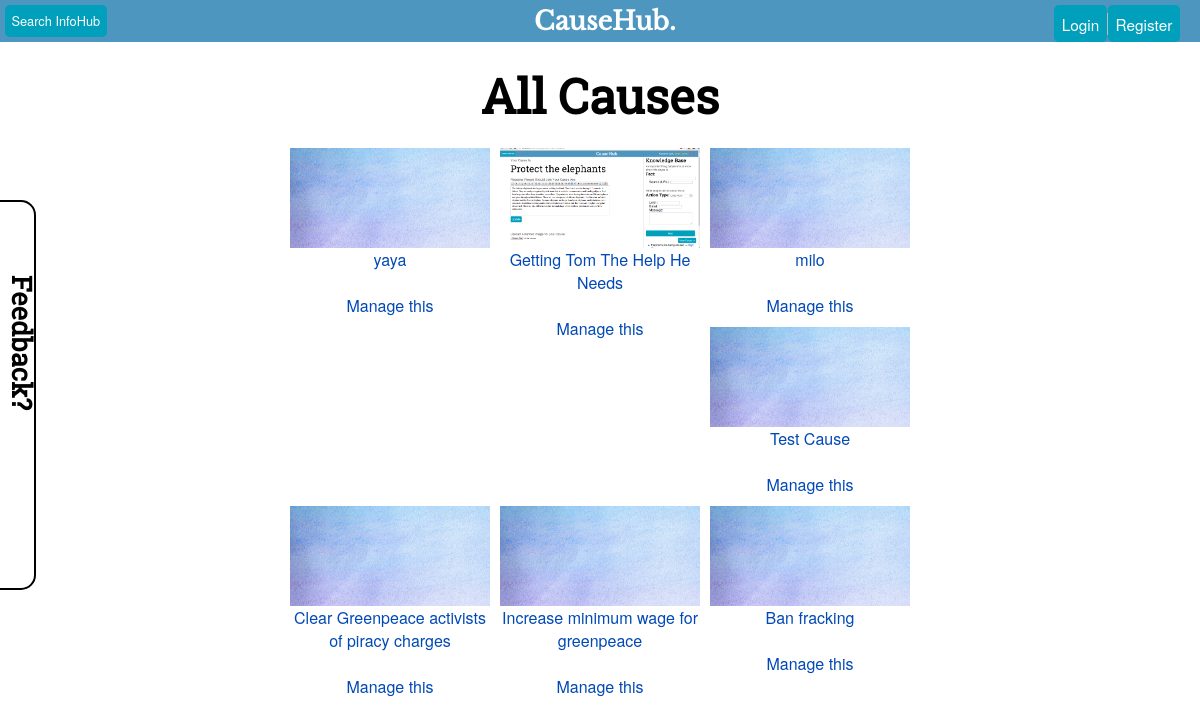
The page /browse/index.php on the database as committed earlier.
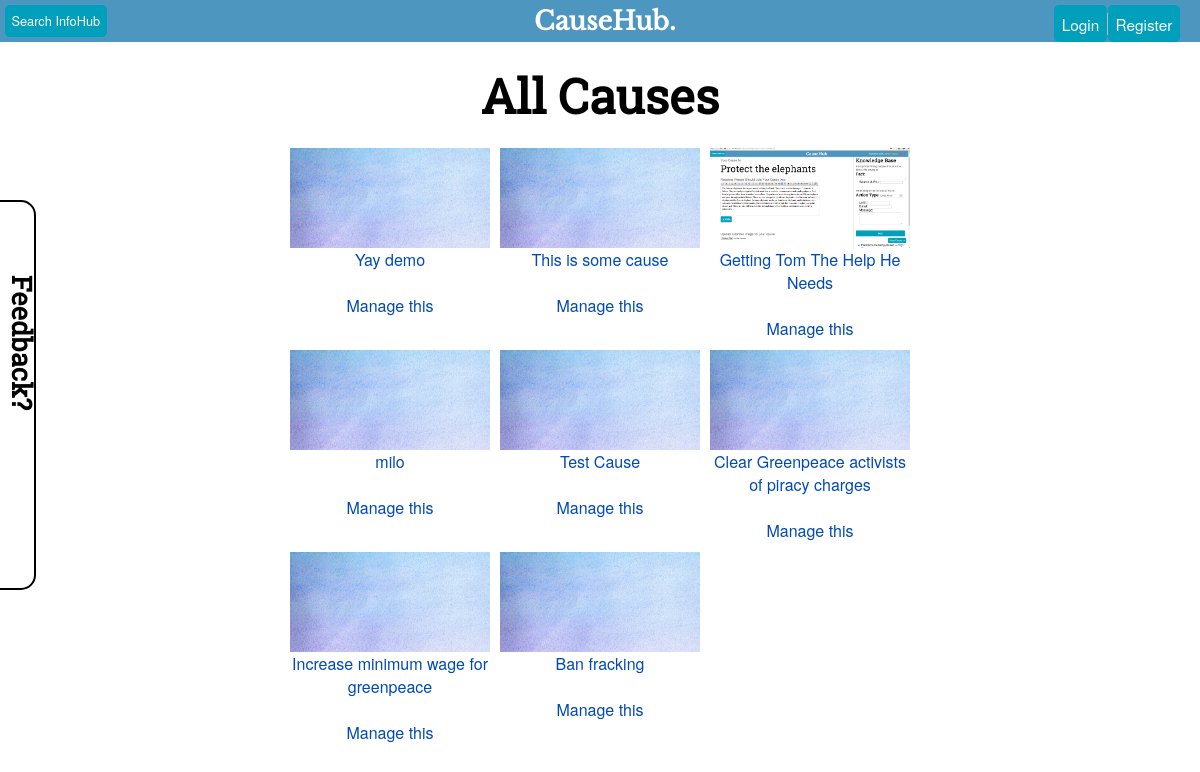
The same page on the database as committed later.
### tables this page shows
CREATE TABLE `causes` (
  `id` int(11) NOT NULL AUTO_INCREMENT,
  `uid` int(11) NOT NULL,
  `name` varchar(100) NOT NULL,
  `slug` varchar(50) NOT NULL,
  `started` varchar(30) NOT NULL,
  `banner` varchar(15) NOT NULL,
  `description` text NOT NULL,
  `tags` text NOT NULL,
  `lobbys` varchar(255) NOT NULL,
  `hidden` int(11) NOT NULL,
  `deleted` int(11) NOT NULL,
  PRIMARY KEY (`id`)
);

### scripts/functions.php (called while the page is built, shortened)
<?php
function checkSession() {
    $sessionid = $_SESSION['id'];
    if ($sessionid == '') {
        return false;
    }
}
?>

### browse/index.php (the view, shortened to what this page needs)
<?php
	include ($_SERVER['DOCUMENT_ROOT'].'/scripts/functions.php');
	if(checkSession()){$loggedin = true;} else {$loggedin = false;}
?>
<!DOCTYPE html>
<html>
<head>
	<link rel="stylesheet" href="/css/style.css">
	<link rel="stylesheet" href="/plugins/alertify/alertify.core.css" />
	<link rel="stylesheet" href="/plugins/alertify/alertify.default.css" />
	<link rel="stylesheet" href="/plugins/nprogress/nprogress.css" />
</head>
<body>
	<?php include ($_SERVER['DOCUMENT_ROOT'].'/scripts/header-include.php'); ?>
	<main class="dash">
		<h1>All Causes</h1>
		<section class="causeThumbs">
		<?php
		$sql = mysql_query("SELECT * FROM causes WHERE hidden='0' AND deleted='0' ORDER BY id DESC LIMIT 15");
			while($array = mysql_fetch_array($sql)){
				echo '
				<a href="/cause/'.$array['slug'].'/">
				<figure>
				  <div style="width: 200px; height: 100px; background: url(/usercontent/causebanners/'.$array['banner'].') no-repeat center center; background-size: cover;"></div>
				  <figcaption>'.$array['name'].'</figcaption><br><a href="/editcause/'.$array['slug'].'/" class="dashmanage">Manage this</a>
				</figure>
				</a>
				';
			}
		?>
	</section>
	</main>
	<?php include ($_SERVER['DOCUMENT_ROOT'].'/scripts/feedback-include.php'); ?>
</body>
</html>

### scripts/header-include.php
<header>
		<a href="/infohub"><button class="searchbtn">Search InfoHub</button></a>
		<h1><a href="/">CauseHub.</a></h1>
		<?php
			if(checkAdmin()){
				$adminextra = ' | <a href="#" class="admin">Admin Panel</a> ';
			} else {
				$adminextra = '';
			}
			if($loggedin){
				echo '<span class="loggedin">Welcome back, <a href="/dash">'.getCurrentUserInfo('fname').' '.getCurrentUserInfo('lname').'</a> '.$adminextra.'| <a href="/scripts/logout.php" class="logout">Logout</a></span>';
			} else {
				echo '<span class="login"><a href="/login"><button>Login</button></a><a href="/register"><button>Register</button></a></span>';
			}
		?>
</header>

### scripts/feedback-include.php (shortened to what this page needs)
<div class="feedback">
	<form id='feedbackform' method='post' action='#' onsubmit="return false;">
		<h2>Feedback?</h2>
	</form>
</div>

### css/style.css (style rules this page uses)
* { padding: 0; margin: 0; font-family: "HelveticaNeue-Light", "Helvetica Neue Light", "Helvetica Neue", Helvetica, Arial, "Lucida Grande", sans-serif; }
html, body { overflow-x: hidden; font-size: 16px; }
a { text-decoration: none; color: #0049b6; }
h1, h2, h3 { font-family: "RobotoSlab", serif; text-align: center; }
h1 a { font-family: "LibreBaskerville", sans-serif; color: #fff; }
form { font-size: 1.4em; text-align: left; }
button, input[type=submit], .btn { font-size: 1em; color: #fff; padding: .5em; background: #009fbb; border: 0; border-radius: 5px; cursor: pointer; }
body > header { background: rgba(0, 106, 166, 0.7); color: #fff; text-align: center; font-size: .8em; position: fixed; width: 100%; padding: 5px; z-index: 999; }
body > header h1 { font-family: "LibreBaskerville", sans-serif; width: 10em; margin: 0 auto; }
body > header span.login, body > header span.loggedin { position: absolute; right: 30px; top: 5px; font-size: 1.2em; }
body > header span.login a:nth-of-type(1), body > header span.loggedin a:nth-of-type(1) { border-top-right-radius: 0; border-bottom-right-radius: 0; border-right: 1px solid #bbbbbb; }
body > header span.login a:nth-of-type(2), body > header span.loggedin a:nth-of-type(2) { border-top-left-radius: 0; border-bottom-left-radius: 0; }
body > header button.searchbtn { float: left; }
section { padding: 1em; }
main { width: 99%; margin: 5px auto; }
main h1 { font-size: 3em; }
main.dash { text-align: center; margin-top: 4em; }
section.causeThumbs { width: 630px; max-width: 100%; margin: 0 auto; text-align: center; }
section.causeThumbs figure { max-width: 200px; float: left; margin: 5px; text-align: center; }
div.feedback { position: fixed; top: 30%; top: calc(50% - 200px); left: -250px; background: rgba(255, 255, 255, 0.9); border: solid 2px black; border-radius: 15px; width: 250px; padding: 1em; z-index: 999; -webkit-transition: 1s; -moz-transition: 1s; -o-transition: 1s; -ms-transition: 1s; transition: 1s; }
div.feedback form { position: relative; width: 100%; left: 2em; }
div.feedback h2 { font-size: 1.2em; -webkit-transform: rotate(90deg); -moz-transform: rotate(90deg); -o-transform: rotate(90deg); -ms-transform: rotate(90deg); transform: rotate(90deg); position: absolute; right: -1em; top: 4em; }

Rows that differ between the two databases and show on the page:
added causes: banner (picture), name "Yay demo"
changed causes: name "yaya" → "This is some cause"
